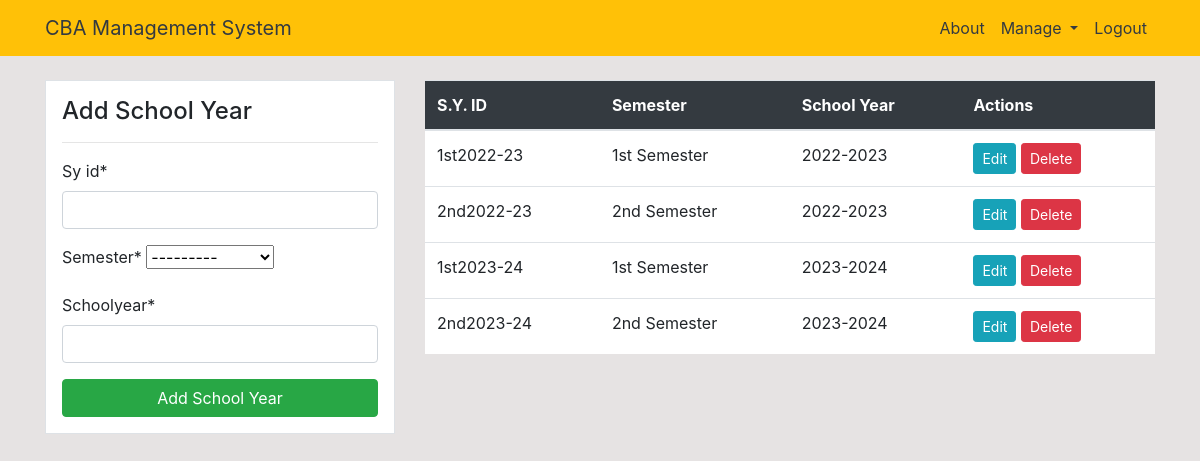
The page /schoolyear/ (signed in) on the database its author committed.
### dashboard/models.py (models this page shows, shortened)
class SchoolYear(models.Model):
    sy_id = models.CharField(max_length=100, null=True)
    semester = models.CharField(max_length=30, choices=SEMESTER_TERM, null=True)
    schoolyear = models.CharField(max_length=15, null=True)

### dashboard/views.py (the view)
# urls.py: path('schoolyear/', views.schoolyear, name='dashboard-schoolyear'),
@login_required
def schoolyear(request):
    schoolyears = SchoolYear.objects.all()
    if request.method == 'POST':
        form = SchoolYearForm(request.POST)
        if form.is_valid():
            form.save()
            return redirect('dashboard-schoolyear')
    else:
        form = SchoolYearForm()
    context = {
        'schoolyears': schoolyears,
        'form': form,
        'user': request.user
    }
    return render(request, 'dashboard/schoolyear.html', context)

### dashboard/forms.py
class SchoolYearForm(forms.ModelForm):
    class Meta:
        model = SchoolYear
        fields = ['sy_id', 'semester', 'schoolyear']

### templates/dashboard/schoolyear.html (shortened to what this page needs)
{% extends 'partials/base.html' %}
{% load crispy_forms_tags %}
{% block content %}
 {% if user.is_authenticated and user.is_superuser %}
<div class="container">
    <div class="row my-4">
        <div class="col-md-4">
            <div class="border bg-white p-3">
                <h4>Add School Year</h4>
                <hr>
                <form method="POST">
                    {{ form|crispy }}
                    <input class="btn btn-success btn-block" type="submit" value="Add School Year">
                </form>
            </div>
        </div>
        <div class="col-md-8">
            <table class="table bg-white">
                <thead class="bg-dark">
                    <tr class="text-white">
                        <th scope="col">S.Y. ID</th>
                        <th scope="col">Semester</th>
                        <th scope="col">School Year</th>
                        <th scope="col">Actions</th>
                    </tr>
                </thead>
                <tbody>
                    {% for schoolyear in schoolyears %}
                    <tr>
                        <td>{{ schoolyear.sy_id }}</td>
                        <td>{{ schoolyear.semester }}</td>
                        <td>{{ schoolyear.schoolyear }}</td>
                        <td>
                            <a class="btn btn-info btn-sm" href="{% url 'dashboard-schoolyear-update' schoolyear.id %}">Edit</a>
                            <a class="btn btn-danger btn-sm" href="{% url 'dashboard-schoolyear-delete' schoolyear.id %}">Delete</a>
                        </td>
                    </tr>
                    {% endfor %}
                </tbody>
            </table>
        </div>
    </div>
</div>
{% endif %}
{% endblock %}

### dashboard/static/style.css (style rules this page uses)
body { background: rgb(230, 227, 227); }

### rows shown on the page
SchoolYear: sy_id "1st2022-23", semester "1st Semester", schoolyear "2022-2023"
SchoolYear: sy_id "2nd2022-23", semester "2nd Semester", schoolyear "2022-2023"
SchoolYear: sy_id "1st2023-24", semester "1st Semester", schoolyear "2023-2024"
SchoolYear: sy_id "2nd2023-24", semester "2nd Semester", schoolyear "2023-2024"
